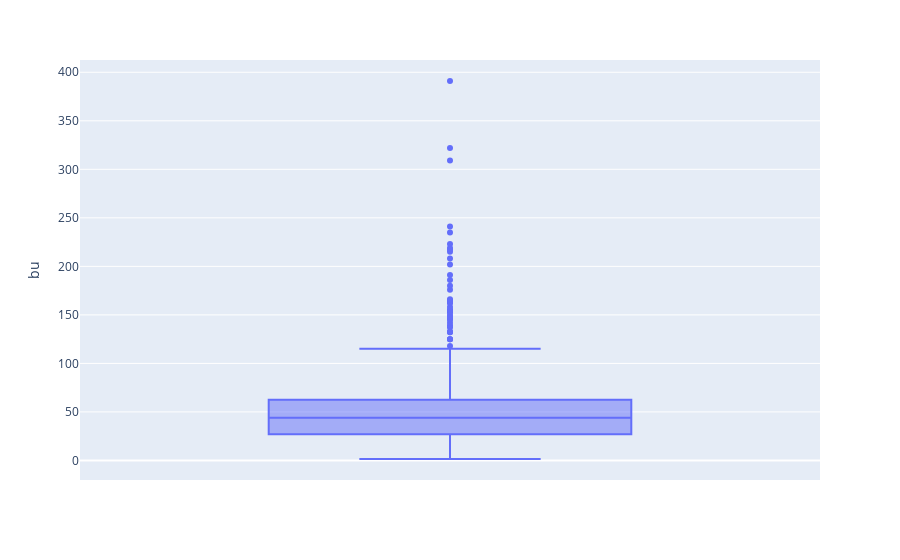

This figure's notebook cell:
### Code cell
fig1 = px.box(df['bu'],y='bu')
fig1.show()

### Figure 1 — Plotly figure (JSON) as saved in the notebook; plotly's stock layout.template omitted (floating-point values rounded to 4 significant figures; data arrays with more than 128 entries replaced by an {"elided": "..."} marker saying what was removed)
{"data": [{"alignmentgroup": "True", "hovertemplate": "bu=%{y}<extra></extra>", "legendgroup": "", "marker": {"color": "#636efa"}, "name": "", "notched": false, "offsetgroup": "", "orientation": "v", "showlegend": false, "type": "box", "x0": " ", "xaxis": "x", "y": {"elided": "400 float values"}, "y0": " ", "yaxis": "y"}], "layout": {"boxmode": "group", "legend": {"tracegroupgap": 0}, "margin": {"t": 60}, "xaxis": {"anchor": "y", "domain": [0, 1]}, "yaxis": {"anchor": "x", "domain": [0, 1], "title": {"text": "bu"}}}}
